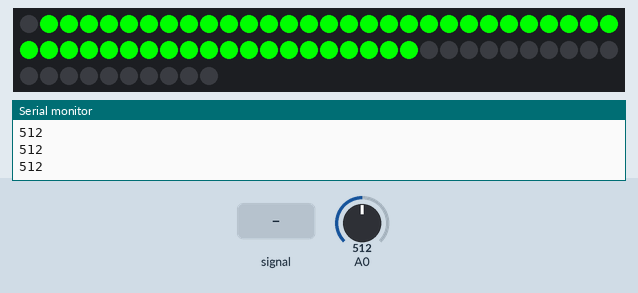
Recording of a sketch running on a simulated Arduino Uno, built with avr-gcc and run on an emulated ATmega328P. On the bench: 70 RGB LEDs in strip order, left to right, continuing on the next row, the last lines printed to the serial monitor. The test bench sets the inputs (shaded band); at power-on: A0 = 512. The strip is taken to match the declared colour order.

Above: at 1.2 s.
1.3 s: A0 fed a 2 Hz sine of ±306 counts around its level
At 1.9 s:
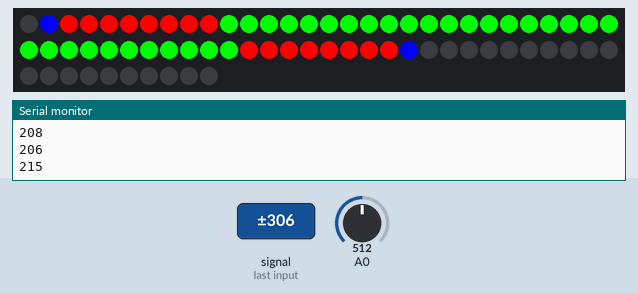
3.8 s: A0 set to 15
At 5.1 s:
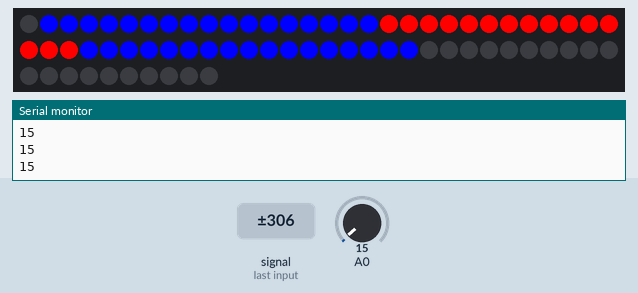
5.4 s: A0 set to 0
At 5.61 s:
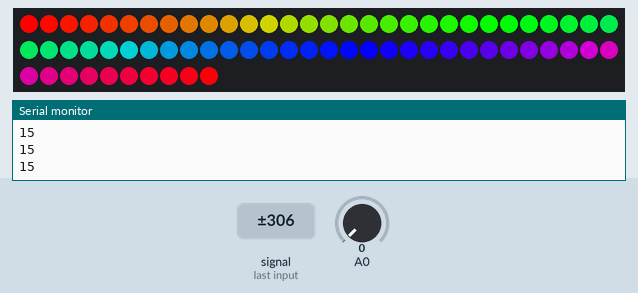
7.8 s: A0 set to 20
At 8.5 s:
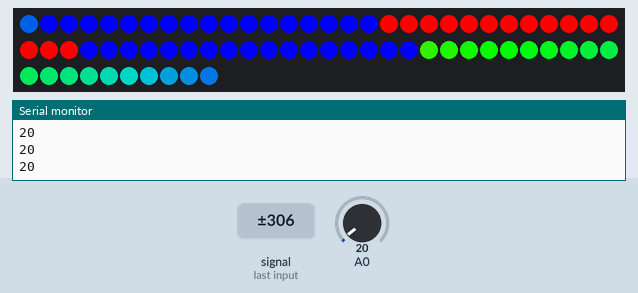
9.3 s: A0 set to 510
At 9.9 s:
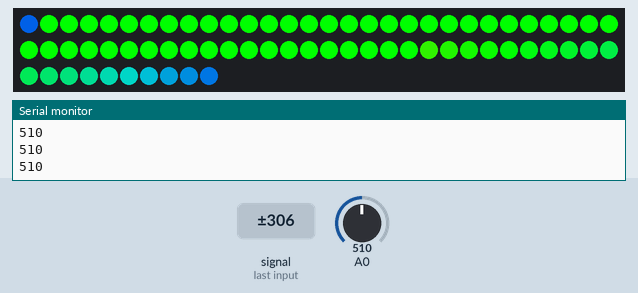
10.8 s: A0 fed a 2 Hz sine of ±306 counts around its level
Timing chart, 0 to 13.3 s (numbered marks = the images above; inputs shaded):
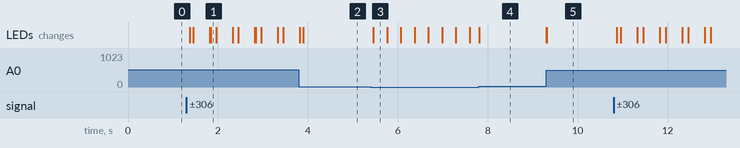

Measured:
- after the input at 1.3 s, the LEDs: first change after 0.07 s (image 1 shows a later state)
- after the input at 3.8 s, the LEDs: first differ from a run without the input after 0.10 s (image 2)
- after the input at 5.4 s, the LEDs: change after 0.06 s (image 3)
- after the input at 7.8 s, the LEDs: change at once (image 4)
- after the input at 9.3 s, the LEDs: first change at once (image 5 shows a later state)

The sketch:

Sound_Reactive_Neopixel.ino
```cpp
#include <Adafruit_NeoPixel.h>
#include <avr/power.h>


#define PIN 6
#define pixelNum 70

// Parameter 1 = number of pixels in strip
// Parameter 2 = pin number (most are valid)
// Parameter 3 = pixel type flags, add together as needed:
//   NEO_RGB     Pixels are wired for RGB bitstream
//   NEO_GRB     Pixels are wired for GRB bitstream
//   NEO_HZ400  400 KHz bitstream (e.g. FLORA pixels)
//   NEO_KHZ800  800 KHz bitstream (e.g. High Density LED strip)
Adafruit_NeoPixel strip = Adafruit_NeoPixel(pixelNum, PIN, NEO_RGBW + NEO_KHZ800);

//fadeThickness = 0;  // CHANGE THICKNESS (0-10)

int vol = 0;
float total = 0;
int fadeCol = 0;
int val[25];
int volLast = 0;
int fadeAmt = 0;
int counter = 0;


void setup() {
  strip.begin();
  strip.show(); // Initialize all pixels to 'off'
  Serial.begin(9600);
}

void loop() {
  fadeCol = 0;
  total = 0;

  for (int i = 0; i < 80; i++) {
    counter = 0;
    do {
      vol = analogRead(A0);

      counter = counter + 1;
      if (counter > 500) {
        rainbowCycle(10);
      }
    } while (vol == 0);

    total = total + vol;
  }


  //  CHANGE THIS VALUE OF 80 FOR SOUND SENSITIVITY
  vol = total / 80;
  Serial.println(vol);


  vol = map(vol, 20, 255, 0, 20);

  if (volLast > vol) {
    vol = volLast - 4;
  }

  volLast = vol;
  fadeAmt = 0;

  //   Serial.print(vol);
  for (int i = 0; i < 25; i++) {
    if (i < vol) {
      strip.setPixelColor((i + 25), strip.Color(0, 255, 0));
      strip.setPixelColor((25 - i), strip.Color(0, 255, 0));
    }
    else if (i < (vol + 8)) {
      strip.setPixelColor((i + 25), strip.Color(255, 0, 0));
      strip.setPixelColor((25 - i), strip.Color(255, 0, 0));
    }
    else
    {
      strip.setPixelColor((i + 25), strip.Color(0, 0, 255));
      strip.setPixelColor((25 - i), strip.Color(0, 0, 255));
    }
  }
  strip.show();
}


void rainbowCycle(uint8_t wait) {
  uint16_t i, j;

  for (j = 0; j < 256 * 5; j++) { // 5 cycles of all colors on wheel
    for (i = 0; i < strip.numPixels(); i++) {
      strip.setPixelColor(i, Wheel(((i * 256 / strip.numPixels()) + j) & 255));
    }
    strip.show();
    delay(wait);
    vol = analogRead(A0);
    if (vol > 10) {
      return;
    }
  }
}


uint32_t Wheel(byte WheelPos) {
  WheelPos = 255 - WheelPos;
  if (WheelPos < 85) {
    return strip.Color(255 - WheelPos * 3, 0, WheelPos * 3);
  } else if (WheelPos < 170) {
    WheelPos -= 85;
    return strip.Color(0, WheelPos * 3, 255 - WheelPos * 3);
  } else {
    WheelPos -= 170;
    return strip.Color(WheelPos * 3, 255 - WheelPos * 3, 0);
  }
}
```
